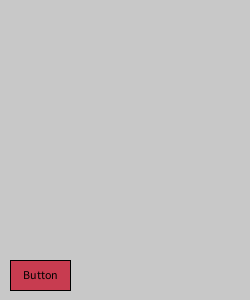
Frame 1 (no input)
Frame 60 (the mouse pressed at the canvas centre just before this capture): identical to frame 1, image omitted
Frame 120 (the mouse held since frame 60 and released just before this capture): identical to frame 1, image omitted

The Processing sketch that drew this single still picture (run headless with seeded random() and noise(); from frame 60 on, the mouse is pressed at the canvas centre):

// Processing sketch: sketch042
// ── sketch042.pde
color bgcolor = color (200, 200, 200);
int bx=10, by=260, bw=60, bh=30;

void setup ()
{
  size (250, 300);
}

void draw ()
{
  background (bgcolor);
  drawButton ();
}

void drawButton ()
{
  if (buttonArmed()) fill (20, 200, 40);
    else fill (200, 60, 80);
  rect (bx, by, bw, bh);
  fill (0);
  text ("Button", bx+13, by+19);
}

boolean buttonArmed ()
{
  if ( (mouseX>=bx) && (mouseX<bx+bw) &&
       (mouseY>=by) && (mouseY<by+bh) ) return true;
  return false;
}

void mousePressed ()
{
  if (buttonArmed())
    bgcolor = color(random(128,255), random(128,255), random(128,255));
}
